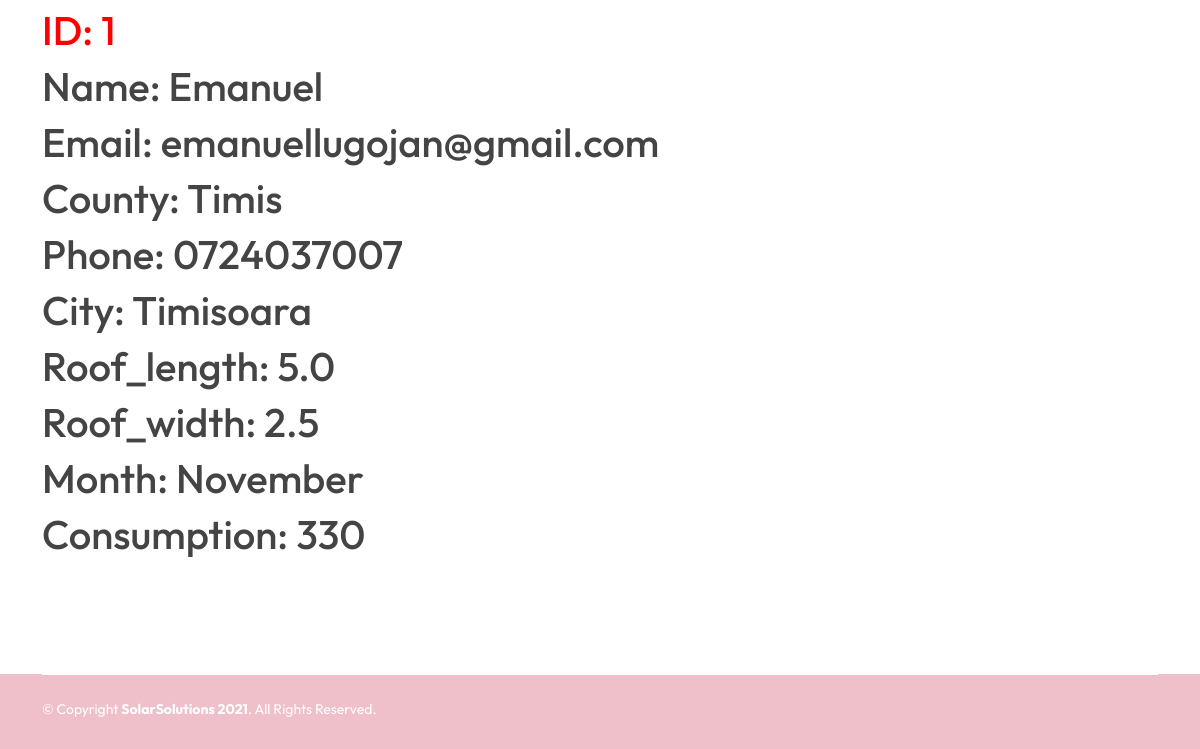
The page /database (lower part) on the database as committed earlier.
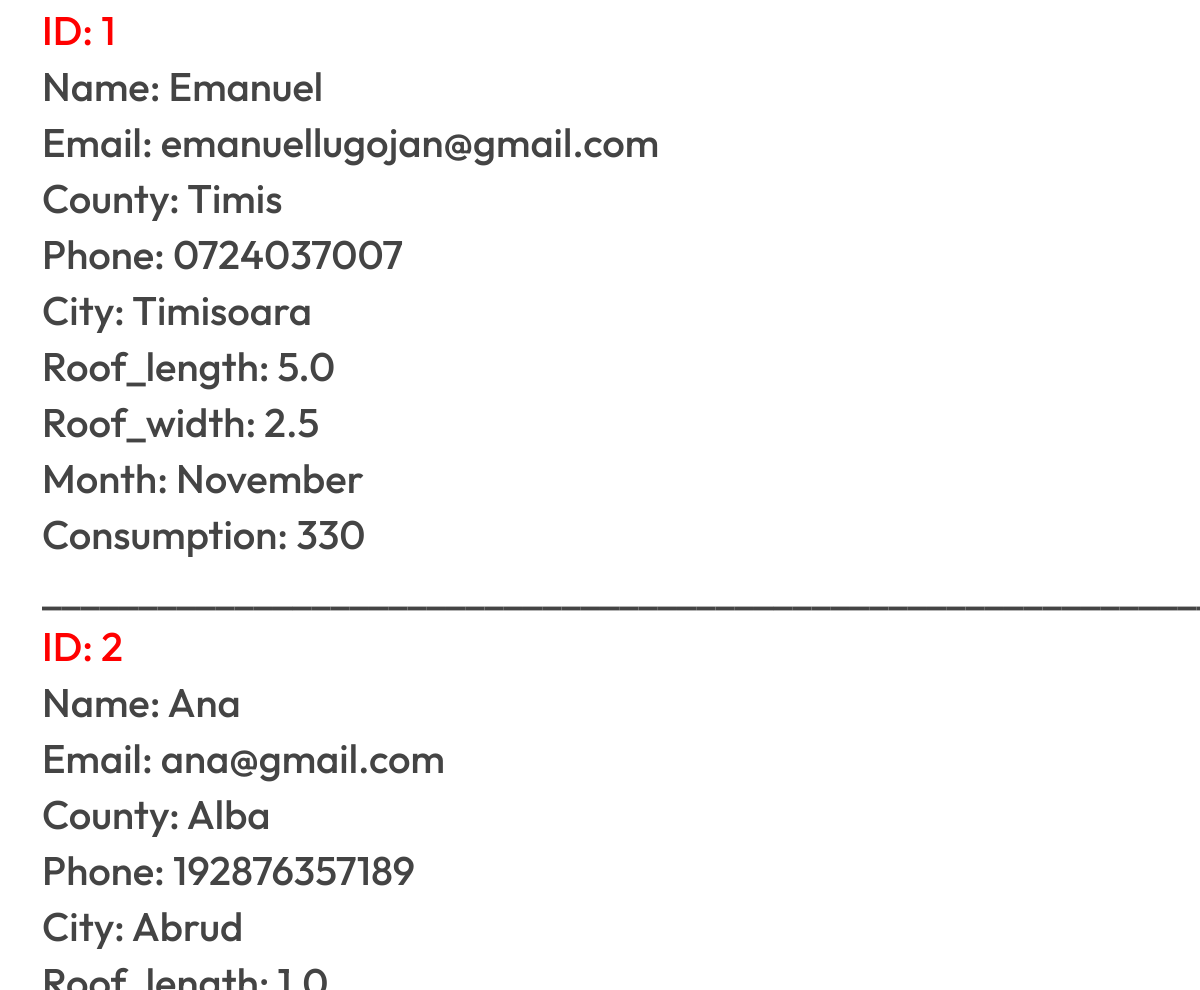
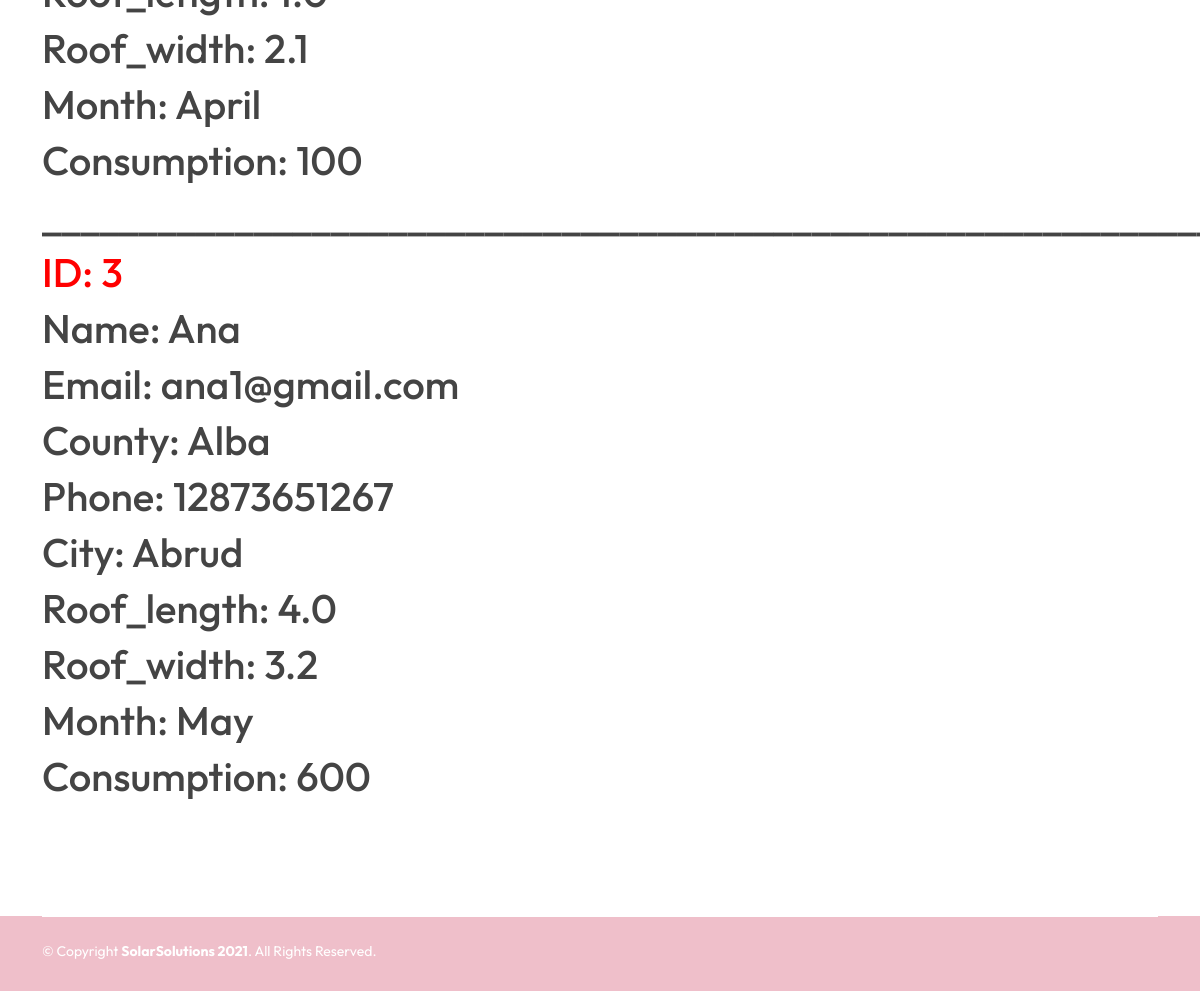
The same page on the database as committed later (2 pictures, top to bottom).
### website/models.py (models this page shows)
class User(db.Model, UserMixin):
    id = db.Column(db.Integer, primary_key=True)
    name = db.Column(db.String(150))
    email = db.Column(db.String(150), unique=True)
    password = db.Column(db.String(150))
    phone = db.Column(db.String(150))
    county = db.Column(db.String(150))
    city = db.Column(db.String(150))
    roof_length = db.Column(db.Float)
    roof_width = db.Column(db.Float)
    month = db.Column(db.String(150))
    consumption = db.Column(db.Integer)

### website/views.py (the view)
@views.route('/database')
def database():
    return render_template('database.html', user=current_user, table_user=User.query.all())

### website/templates/database.html (shortened to what this page needs)
{% extends "header_footer_general.html" %}
{% block content %}
<br>
<br>
<br>
<br>
<br>
{% for user in table_user %}
<h1>____________________________________________________________________</h1>
<h1 style="color: red;"> ID: {{user.id}} </h1>
<h1>Name: {{user.name}}</h1>
<h1>Email: {{user.email}}</h1>
<h1>County: {{user.county}}</h1>
<h1>Phone: {{user.phone}}</h1>
<h1>City: {{user.city}}</h1>
<h1>Roof_length: {{user.roof_length}}</h1>
<h1>Roof_width: {{user.roof_width}}</h1>
<h1>Month: {{user.month}}</h1>
<h1>Consumption: {{user.consumption}}</h1>
{% endfor %}
{% endblock %}

### website/templates/header_footer_general.html (shortened to what this page needs)
<!DOCTYPE html>
<html lang="en">
<head>
  <link rel="stylesheet" type="text/css" href = "{{ url_for('static',filename='assets/vendor/aos/aos.css') }}">
  <link rel="stylesheet" type="text/css" href = "{{ url_for('static',filename='assets/vendor/bootstrap/css/bootstrap.min.css') }}">
  <link rel="stylesheet" type="text/css" href = "{{ url_for('static',filename='assets/vendor/bootstrap-icons/bootstrap-icons.css') }}">
  <link rel="stylesheet" type="text/css" href = "{{ url_for('static',filename='assets/vendor/boxicons/css/boxicons.min.css') }}">
  <link rel="stylesheet" type="text/css" href = "{{ url_for('static',filename='assets/vendor/glightbox/css/glightbox.min.css') }}">
  <link rel="stylesheet" type="text/css" href = "{{ url_for('static',filename='assets/vendor/swiper/swiper-bundle.min.css') }}">
  <link rel="stylesheet" type="text/css" href = "{{ url_for('static',filename='assets/css/style.css') }}">
</head>
<body>
    <section class="inner-page">
      <div class="container">
        <p>
         {% block content %}{% endblock %}
        </p>
      </div>
    </section>
  <footer id="footer">
    <div class="container">
      <div class="copyright-wrap d-md-flex py-4">
        <div class="me-md-auto text-center text-md-start">
          <div class="copyright">
            &copy; Copyright <strong><span>SolarSolutions <script>document.write(new Date().getFullYear());</script></span></strong>. All Rights Reserved.
          </div>
          <div class="credits">
          </div>
        </div>
      </div>
    </div>
  </footer>
</body>
</html>

### website/static/assets/css/style.css (style rules this page uses)
body { font-family: "Outfit", sans-serif; color: #444444; }
h1, h2, h3, h4, h5, h6 { font-family: "Outfit", sans-serif; }
section { padding: 100px 0; overflow: hidden; }
#footer { color: #fff; font-size: 14px; background: #efbfca; background-size: cover; }
#footer .copyright-wrap { border-top: 1px solid #ffffff; }
#footer .credits { padding-top: 5px; font-size: 13px; color: #fff; }

Rows that differ between the two databases and show on the page:
added User: id "2", name "Ana", email "ana@gmail.com", county "Alba", phone "192876357189", city "Abrud", roof_length "1.0", roof_width "2.1", month "April", consumption "100"
added User: id "3", name "Ana", email "ana1@gmail.com", county "Alba", phone "12873651267", city "Abrud", roof_length "4.0", roof_width "3.2", month "May", consumption "600"
